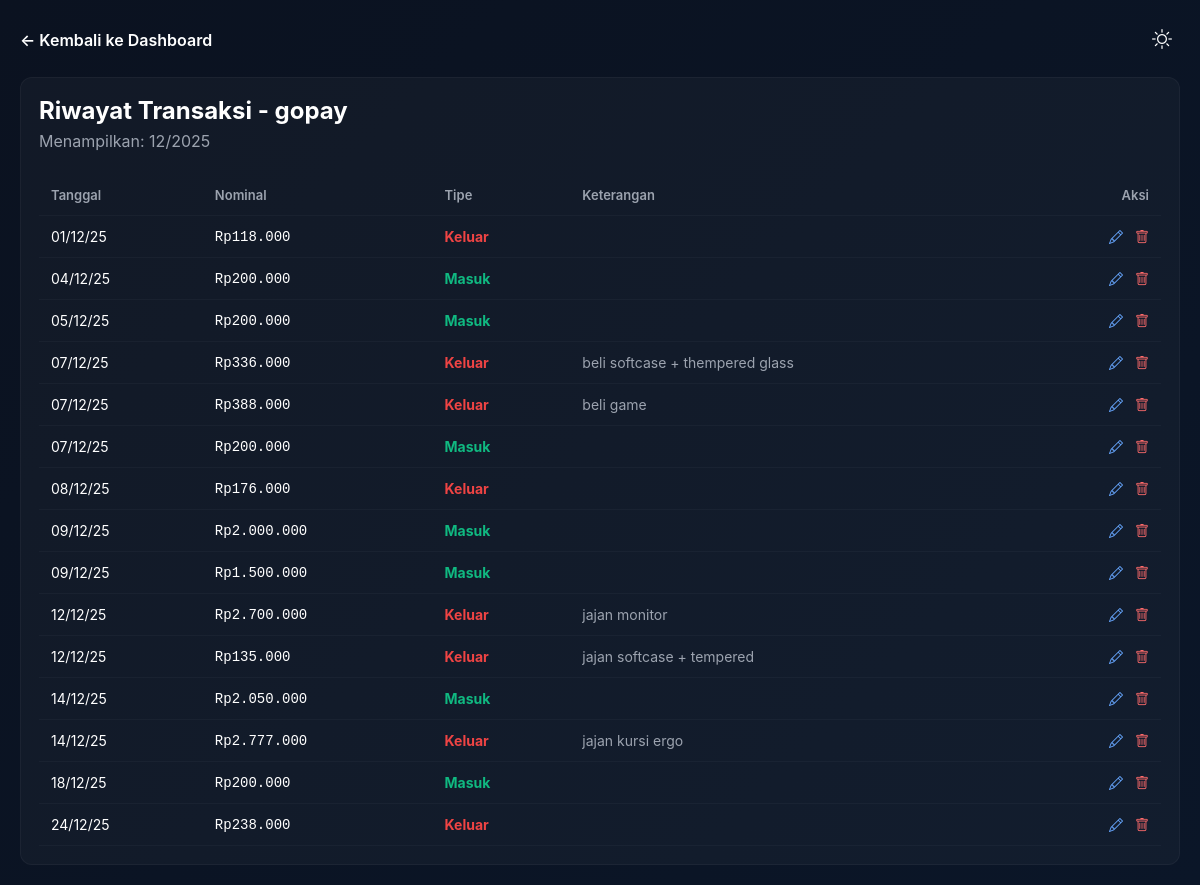
Page /dashboard/riwayat-transaksi.php?id=29 (signed in) on the committed database.
### tables this page shows
CREATE TABLE `celengan` (
  `id` int(11) NOT NULL,
  `user_id` int(11) NOT NULL,
  `nama_celengan` varchar(150) NOT NULL,
  `target` int(11) DEFAULT 0,
  `pengisian` enum('harian','mingguan','bulanan') NOT NULL DEFAULT 'harian',
  `total` int(11) DEFAULT 0,
  `created_at` timestamp NOT NULL DEFAULT current_timestamp(),
  `is_pinned` tinyint(1) NOT NULL DEFAULT 0
);

CREATE TABLE `transaksi` (
  `id` int(11) NOT NULL,
  `celengan_id` int(11) NOT NULL,
  `nominal` int(11) NOT NULL,
  `tipe` enum('masuk','keluar') NOT NULL,
  `keterangan` varchar(255) DEFAULT NULL,
  `tanggal` date DEFAULT curdate()
);

### web/dashboard/riwayat-transaksi.php (the view, shortened to what this page needs)
<?php
include('../config/db.php');
$celengan_id = (int)$_GET['id'];
$user_id = $_SESSION['user_id'];
$stmt = $pdo->prepare("SELECT * FROM celengan WHERE id = ? AND user_id = ?");
$stmt->execute([$celengan_id, $user_id]);
$celengan = $stmt->fetch(PDO::FETCH_ASSOC);
$historyMonth = (int) date('n');
$historyYear = (int) date('Y');
$count_stmt = $pdo->prepare("SELECT COUNT(*) FROM transaksi WHERE celengan_id = ? AND MONTH(tanggal) = ? AND YEAR(tanggal) = ?");
$count_stmt->execute([$celengan_id, $historyMonth, $historyYear]);
$total_transaksi = $count_stmt->fetchColumn();
if ($total_transaksi == 0) {
    $latest_stmt = $pdo->prepare("SELECT tanggal FROM transaksi WHERE celengan_id = ? ORDER BY tanggal DESC LIMIT 1");
    $latest_stmt->execute([$celengan_id]);
    $latest_transaksi = $latest_stmt->fetch(PDO::FETCH_ASSOC);
    if ($latest_transaksi && !empty($latest_transaksi['tanggal'])) {
        $latestDate = strtotime($latest_transaksi['tanggal']);
        $historyMonth = (int) date('n', $latestDate);
        $historyYear = (int) date('Y', $latestDate);
    }
}
$stmt = $pdo->prepare("SELECT * FROM transaksi WHERE celengan_id = ? AND MONTH(tanggal) = ? AND YEAR(tanggal) = ? ORDER BY tanggal ASC");
$stmt->execute([$celengan_id, $historyMonth, $historyYear]);
$transaksi = $stmt->fetchAll(PDO::FETCH_ASSOC);
function rupiah($angka) { return 'Rp' . number_format($angka, 0, ',', '.'); }
?>
<!DOCTYPE html>
<html lang="id">
<head>
    <link rel="stylesheet" href="https://cdn.jsdelivr.net/npm/bootstrap-icons@1.11.3/font/bootstrap-icons.min.css">
</head>
<body>
    <div class="top-nav">
        <a href="detail-celengan.php?id=<?= $celengan_id; ?>" class="btn-back">&larr; Kembali ke Dashboard</a>
        <div class="top-actions">
            <button id="themeToggle" title="Ganti Tema"><i class="bi bi-sun"></i></button>
        </div>
    </div>
    <div class="card">
        <h2 style="margin:0 0 6px 0;">Riwayat Transaksi - <?= htmlspecialchars($celengan['nama_celengan']); ?></h2>
        <div style="color:var(--muted);margin-bottom:12px;">Menampilkan: <?= sprintf('%02d/%04d', $historyMonth, $historyYear); ?></div>
        <?php if (empty($transaksi)): ?>
            <div class="empty">Belum ada transaksi pada periode ini.</div>
        <?php else: ?>
            <div style="overflow-x:auto;">
            <table class="table">
                <thead>
                    <tr>
                        <th>Tanggal</th>
                        <th>Nominal</th>
                        <th>Tipe</th>
                        <th>Keterangan</th>
                        <th style="text-align:right;">Aksi</th>
                    </tr>
                </thead>
                <tbody>
                    <?php foreach ($transaksi as $t): ?>
                        <tr>
                            <td><?= date('d/m/y', strtotime($t['tanggal'])); ?></td>
                            <td style="font-family:monospace"><?= rupiah($t['nominal']); ?></td>
                            <td><?= strtolower($t['tipe']) == 'masuk' ? '<span class="badge-in">Masuk</span>' : '<span class="badge-out">Keluar</span>'; ?></td>
                            <td style="color:var(--muted)"><?= htmlspecialchars($t['keterangan']); ?></td>
                            <td style="text-align:right; white-space:nowrap;">
                                <a href="../transaksi/edit-transaksi.php?id=<?= $t['id']; ?>&celengan_id=<?= $celengan_id; ?>" style="color:#67a7ff; margin-right:8px; text-decoration:none;">
                                    <i class="bi bi-pencil"></i>
                                </a>
                                <a href="../transaksi/hapus-transaksi.php?id=<?= $t['id']; ?>&celengan_id=<?= $celengan_id; ?>" style="color:#ff6b6b; text-decoration:none;" onclick="return confirm('Hapus transaksi ini?')">
                                    <i class="bi bi-trash"></i>
                                </a>
                            </td>
                        </tr>
                    <?php endforeach; ?>
                </tbody>
            </table>
            </div>
        <?php endif; ?>
    </div>
</body>
</html>

### web/dashboard/riwayat-transaksi.php (style rules this page uses)
:root { --bg:#0f1724;--card:#111827;--muted:#9CA3AF;--white:#FFFFFF }
body { font-family:Inter, sans-serif;background:linear-gradient(135deg,#0b1220 0%, #0b1628 100%);color:var(--white);margin:0;padding:20px }
.top-nav { display:flex;justify-content:space-between;align-items:center;margin-bottom:18px }
.btn-back { color:var(--white);text-decoration:none;font-weight:600 }
.top-actions button { background:transparent;border:none;color:var(--white);font-size:20px;padding:8px;border-radius:50%;cursor:pointer }
.card { background:rgba(255,255,255,0.03);padding:18px;border-radius:12px;border:1px solid rgba(255,255,255,0.04) }
.table { width:100%;border-collapse:collapse;margin-top:12px }
th,td { padding:12px;border-bottom:1px solid rgba(255,255,255,0.03);text-align:left }
th { font-size:13px;color:var(--muted);font-weight:600 }
td { font-size:14px }
.badge-in { color:#10B981;font-weight:700 }
.badge-out { color:#EF4444;font-weight:700 }

### rows in the picture
celengan: nama_celengan "gopay"
transaksi: tanggal "12", tanggal "2025", tanggal "24/12/25", nominal "Rp238.000", tipe "Keluar"
transaksi: tanggal "01/12/25", nominal "Rp118.000", tipe "Keluar"
transaksi: tanggal "04/12/25", nominal "Rp200.000", tipe "Masuk"
transaksi: tanggal "05/12/25", nominal "Rp200.000", tipe "Masuk"
transaksi: tanggal "07/12/25", nominal "Rp336.000", tipe "Keluar", keterangan "beli softcase + thempered glass"
transaksi: tanggal "07/12/25", nominal "Rp388.000", tipe "Keluar", keterangan "beli game"
transaksi: tanggal "07/12/25", nominal "Rp200.000", tipe "Masuk"
transaksi: tanggal "08/12/25", nominal "Rp176.000", tipe "Keluar"
transaksi: tanggal "09/12/25", nominal "Rp2.000.000", tipe "Masuk"
transaksi: tanggal "09/12/25", nominal "Rp1.500.000", tipe "Masuk"
transaksi: tanggal "12/12/25", nominal "Rp2.700.000", tipe "Keluar", keterangan "jajan monitor"
transaksi: tanggal "12/12/25", nominal "Rp135.000", tipe "Keluar", keterangan "jajan softcase + tempered"
transaksi: tanggal "14/12/25", nominal "Rp2.050.000", tipe "Masuk"
transaksi: tanggal "14/12/25", nominal "Rp2.777.000", tipe "Keluar", keterangan "jajan kursi ergo"
transaksi: tanggal "18/12/25", nominal "Rp200.000", tipe "Masuk"
